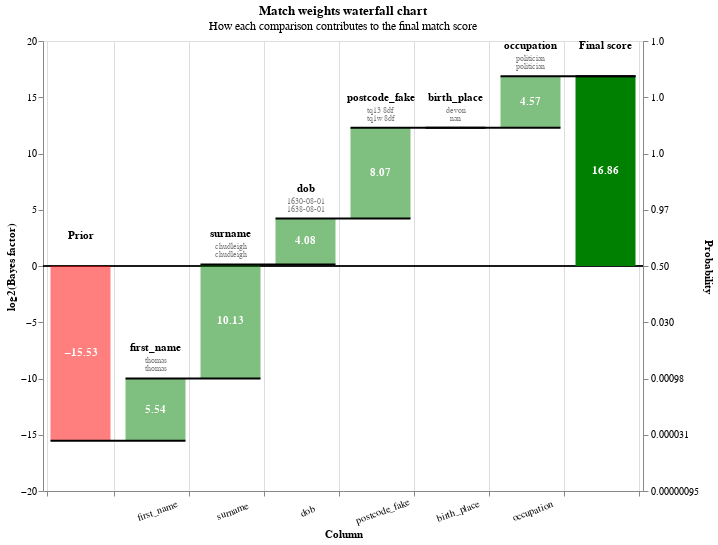

The code cell stored with this chart in its notebook:
### Markdown cell above
You can also view rows in this dataset as a waterfall chart as follows:

### Code cell
from splink.charts import waterfall_chart
records_to_plot = df_e.to_dict(orient="records")
linker.waterfall_chart(records_to_plot, filter_nulls=False)

### Figure 1 — Vega-Lite specification as saved in the notebook (floating-point values rounded to 4 significant figures)
{"$schema": "https://vega.github.io/schema/vega-lite/v5.2.0.json", "config": {"view": {"continuousHeight": 300, "continuousWidth": 400}}, "data": {"values": [{"bar_sort_order": 0, "bayes_factor": 2.107e-05, "bayes_factor_description": null, "column_name": "Prior", "comparison_vector_value": null, "label_for_charts": "Starting match weight (prior)", "log2_bayes_factor": -15.53, "m_probability": null, "record_number": 0, "sql_condition": null, "term_frequency_adjustment": null, "u_probability": null, "value_l": "", "value_r": ""}, {"bar_sort_order": 1, "bayes_factor": 46.54, "bayes_factor_description": "If comparison level is `exact match` then comparison is 46.54 times more likely to be a match", "column_name": "first_name", "comparison_vector_value": 3, "label_for_charts": "Exact match", "log2_bayes_factor": 5.541, "m_probability": 0.5558, "record_number": 0, "sql_condition": "first_name_l = first_name_r", "term_frequency_adjustment": false, "u_probability": 0.01194, "value_l": "thomas", "value_r": "thomas"}, {"bar_sort_order": 2, "bayes_factor": 1124.0, "bayes_factor_description": "If comparison level is `exact match` then comparison is 1,123.87 times more likely to be a match", "column_name": "surname", "comparison_vector_value": 3, "label_for_charts": "Exact match", "log2_bayes_factor": 10.13, "m_probability": 0.7874, "record_number": 0, "sql_condition": "surname_l = surname_r", "term_frequency_adjustment": false, "u_probability": 0.0007007, "value_l": "chudleigh", "value_r": "chudleigh"}, {"bar_sort_order": 3, "bayes_factor": 16.88, "bayes_factor_description": "If comparison level is `levenshtein <= 1` then comparison is 16.88 times more likely to be a match", "column_name": "dob", "comparison_vector_value": 2, "label_for_charts": "levenshtein <= 1", "log2_bayes_factor": 4.078, "m_probability": 0.3379, "record_number": 0, "sql_condition": "levenshtein(dob_l, dob_r) <= 1", "term_frequency_adjustment": false, "u_probability": 0.02001, "value_l": "1630-08-01", "value_r": "1638-08-01"}, {"bar_sort_order": 4, "bayes_factor": 268.6, "bayes_factor_description": "If comparison level is `levenshtein <= 2` then comparison is 268.56 times more likely to be a match", "column_name": "postcode_fake", "comparison_vector_value": 1, "label_for_charts": "levenshtein <= 2", "log2_bayes_factor": 8.069, "m_probability": 0.1421, "record_number": 0, "sql_condition": "levenshtein(postcode_fake_l, postcode_fake_r) <= 2", "term_frequency_adjustment": false, "u_probability": 0.000529, "value_l": "tq13 8df", "value_r": "tq1w 8df"}, {"bar_sort_order": 5, "bayes_factor": 1, "bayes_factor_description": "If comparison level is `null` then comparison is 1.00 times more likely to be a match", "column_name": "birth_place", "comparison_vector_value": -1, "label_for_charts": "Null", "log2_bayes_factor": 0, "m_probability": null, "record_number": 0, "sql_condition": "birth_place_l IS NULL OR birth_place_r IS NULL", "term_frequency_adjustment": false, "u_probability": null, "value_l": "devon", "value_r": "nan"}, {"bar_sort_order": 6, "bayes_factor": 23.76, "bayes_factor_description": "If comparison level is `exact match` then comparison is 23.76 times more likely to be a match", "column_name": "occupation", "comparison_vector_value": 1, "label_for_charts": "Exact match", "log2_bayes_factor": 4.571, "m_probability": 0.9013, "record_number": 0, "sql_condition": "occupation_l = occupation_r", "term_frequency_adjustment": false, "u_probability": 0.03792, "value_l": "politician", "value_r": "politician"}, {"bar_sort_order": 7, "bayes_factor": 118800.0, "bayes_factor_description": null, "column_name": "Final score", "comparison_vector_value": null, "label_for_charts": "Final score", "log2_bayes_factor": 16.86, "m_probability": null, "record_number": 0, "sql_condition": null, "term_frequency_adjustment": null, "u_probability": null, "value_l": "", "value_r": ""}, {"bar_sort_order": 0, "bayes_factor": 2.107e-05, "bayes_factor_description": null, "column_name": "Prior", "comparison_vector_value": null, "label_for_charts": "Starting match weight (prior)", "log2_bayes_factor": -15.53, "m_probability": null, "record_number": 1, "sql_condition": null, "term_frequency_adjustment": null, "u_probability": null, "value_l": "", "value_r": ""}, {"bar_sort_order": 1, "bayes_factor": 46.54, "bayes_factor_description": "If comparison level is `exact match` then comparison is 46.54 times more likely to be a match", "column_name": "first_name", "comparison_vector_value": 3, "label_for_charts": "Exact match", "log2_bayes_factor": 5.541, "m_probability": 0.5558, "record_number": 1, "sql_condition": "first_name_l = first_name_r", "term_frequency_adjustment": false, "u_probability": 0.01194, "value_l": "thomas", "value_r": "thomas"}, {"bar_sort_order": 2, "bayes_factor": 1124.0, "bayes_factor_description": "If comparison level is `exact match` then comparison is 1,123.87 times more likely to be a match", "column_name": "surname", "comparison_vector_value": 3, "label_for_charts": "Exact match", "log2_bayes_factor": 10.13, "m_probability": 0.7874, "record_number": 1, "sql_condition": "surname_l = surname_r", "term_frequency_adjustment": false, "u_probability": 0.0007007, "value_l": "chudleigh", "value_r": "chudleigh"}, {"bar_sort_order": 3, "bayes_factor": 1, "bayes_factor_description": "If comparison level is `null` then comparison is 1.00 times more likely to be a match", "column_name": "dob", "comparison_vector_value": -1, "label_for_charts": "Null", "log2_bayes_factor": 0, "m_probability": null, "record_number": 1, "sql_condition": "dob_l IS NULL OR dob_r IS NULL", "term_frequency_adjustment": false, "u_probability": null, "value_l": "nan", "value_r": "1638-08-01"}, {"bar_sort_order": 4, "bayes_factor": 0.173, "bayes_factor_description": "If comparison level is `all other comparisons` then comparison is  5.78 times less likely to be a match", "column_name": "postcode_fake", "comparison_vector_value": 0, "label_for_charts": "All other comparisons", "log2_bayes_factor": -2.532, "m_probability": 0.1728, "record_number": 1, "sql_condition": "ELSE", "term_frequency_adjustment": false, "u_probability": 0.9993, "value_l": "tq13 8jr", "value_r": "tq1w 8df"}, {"bar_sort_order": 5, "bayes_factor": 1, "bayes_factor_description": "If comparison level is `null` then comparison is 1.00 times more likely to be a match", "column_name": "birth_place", "comparison_vector_value": -1, "label_for_charts": "Null", "log2_bayes_factor": 0, "m_probability": null, "record_number": 1, "sql_condition": "birth_place_l IS NULL OR birth_place_r IS NULL", "term_frequency_adjustment": false, "u_probability": null, "value_l": "devon", "value_r": "nan"}, {"bar_sort_order": 6, "bayes_factor": 23.76, "bayes_factor_description": "If comparison level is `exact match` then comparison is 23.76 times more likely to be a match", "column_name": "occupation", "comparison_vector_value": 1, "label_for_charts": "Exact match", "log2_bayes_factor": 4.571, "m_probability": 0.9013, "record_number": 1, "sql_condition": "occupation_l = occupation_r", "term_frequency_adjustment": false, "u_probability": 0.03792, "value_l": "politician", "value_r": "politician"}, {"bar_sort_order": 7, "bayes_factor": 4.53, "bayes_factor_description": null, "column_name": "Final score", "comparison_vector_value": null, "label_for_charts": "Final score", "log2_bayes_factor": 2.18, "m_probability": null, "record_number": 1, "sql_condition": null, "term_frequency_adjustment": null, "u_probability": null, "value_l": "", "value_r": ""}, {"bar_sort_order": 0, "bayes_factor": 2.107e-05, "bayes_factor_description": null, "column_name": "Prior", "comparison_vector_value": null, "label_for_charts": "Starting match weight (prior)", "log2_bayes_factor": -15.53, "m_probability": null, "record_number": 2, "sql_condition": null, "term_frequency_adjustment": null, "u_probability": null, "value_l": "", "value_r": ""}, {"bar_sort_order": 1, "bayes_factor": 46.54, "bayes_factor_description": "If comparison level is `exact match` then comparison is 46.54 times more likely to be a match", "column_name": "first_name", "comparison_vector_value": 3, "label_for_charts": "Exact match", "log2_bayes_factor": 5.541, "m_probability": 0.5558, "record_number": 2, "sql_condition": "first_name_l = first_name_r", "term_frequency_adjustment": false, "u_probability": 0.01194, "value_l": "frank", "value_r": "frank"}, {"bar_sort_order": 2, "bayes_factor": 1124.0, "bayes_factor_description": "If comparison level is `exact match` then comparison is 1,123.87 times more likely to be a match", "column_name": "surname", "comparison_vector_value": 3, "label_for_charts": "Exact match", "log2_bayes_factor": 10.13, "m_probability": 0.7874, "record_number": 2, "sql_condition": "surname_l = surname_r", "term_frequency_adjustment": false, "u_probability": 0.0007007, "value_l": "brightman", "value_r": "brightman"}, {"bar_sort_order": 3, "bayes_factor": 293.4, "bayes_factor_description": "If comparison level is `exact match` then comparison is 293.42 times more likely to be a match", "column_name": "dob", "comparison_vector_value": 3, "label_for_charts": "Exact match", "log2_bayes_factor": 8.197, "m_probability": 0.6098, "record_number": 2, "sql_condition": "dob_l = dob_r", "term_frequency_adjustment": false, "u_probability": 0.002078, "value_l": "1856-06-18", "value_r": "1856-06-18"}, {"bar_sort_order": 4, "bayes_factor": 4697.0, "bayes_factor_description": "If comparison level is `exact match` then comparison is 4,697.46 times more likely to be a match", "column_name": "postcode_fake", "comparison_vector_value": 2, "label_for_charts": "Exact match", "log2_bayes_factor": 12.2, "m_probability": 0.6851, "record_number": 2, "sql_condition": "postcode_fake_l = postcode_fake_r", "term_frequency_adjustment": false, "u_probability": 0.0001458, "value_l": "bs2 0el", "value_r": "bs2 0el"}, {"bar_sort_order": 5, "bayes_factor": 0.1625, "bayes_factor_description": "If comparison level is `all other comparisons` then comparison is  6.15 times less likely to be a match", "column_name": "birth_place", "comparison_vector_value": 0, "label_for_charts": "All other comparisons", "log2_bayes_factor": -2.622, "m_probability": 0.1617, "record_number": 2, "sql_condition": "ELSE", "term_frequency_adjustment": false, "u_probability": 0.9949, "value_l": "bristol", "value_r": "bristol, city of"}, {"bar_sort_order": 6, "bayes_factor": 23.76, "bayes_factor_description": "If comparison level is `exact match` then comparison is 23.76 times more likely to be a match", "column_name": "occupation", "comparison_vector_value": 1, "label_for_charts": "Exact match", "log2_bayes_factor": 4.571, "m_probability": 0.9013, "record_number": 2, "sql_condition": "occupation_l = occupation_r", "term_frequency_adjustment": false, "u_probability": 0.03792, "value_l": "liturgist", "value_r": "liturgist"}, {"bar_sort_order": 7, "bayes_factor": 5866000.0, "bayes_factor_description": null, "column_name": "Final score", "comparison_vector_value": null, "label_for_charts": "Final score", "log2_bayes_factor": 22.48, "m_probability": null, "record_number": 2, "sql_condition": null, "term_frequency_adjustment": null, "u_probability": null, "value_l": "", "value_r": ""}, {"bar_sort_order": 0, "bayes_factor": 2.107e-05, "bayes_factor_description": null, "column_name": "Prior", "comparison_vector_value": null, "label_for_charts": "Starting match weight (prior)", "log2_bayes_factor": -15.53, "m_probability": null, "record_number": 3, "sql_condition": null, "term_frequency_adjustment": null, "u_probability": null, "value_l": "", "value_r": ""}, {"bar_sort_order": 1, "bayes_factor": 46.54, "bayes_factor_description": "If comparison level is `exact match` then comparison is 46.54 times more likely to be a match", "column_name": "first_name", "comparison_vector_value": 3, "label_for_charts": "Exact match", "log2_bayes_factor": 5.541, "m_probability": 0.5558, "record_number": 3, "sql_condition": "first_name_l = first_name_r", "term_frequency_adjustment": false, "u_probability": 0.01194, "value_l": "frank", "value_r": "frank"}, {"bar_sort_order": 2, "bayes_factor": 1124.0, "bayes_factor_description": "If comparison level is `exact match` then comparison is 1,123.87 times more likely to be a match", "column_name": "surname", "comparison_vector_value": 3, "label_for_charts": "Exact match", "log2_bayes_factor": 10.13, "m_probability": 0.7874, "record_number": 3, "sql_condition": "surname_l = surname_r", "term_frequency_adjustment": false, "u_probability": 0.0007007, "value_l": "brightman", "value_r": "brightman"}, {"bar_sort_order": 3, "bayes_factor": 293.4, "bayes_factor_description": "If comparison level is `exact match` then comparison is 293.42 times more likely to be a match", "column_name": "dob", "comparison_vector_value": 3, "label_for_charts": "Exact match", "log2_bayes_factor": 8.197, "m_probability": 0.6098, "record_number": 3, "sql_condition": "dob_l = dob_r", "term_frequency_adjustment": false, "u_probability": 0.002078, "value_l": "1856-06-18", "value_r": "1856-06-18"}, {"bar_sort_order": 4, "bayes_factor": 4697.0, "bayes_factor_description": "If comparison level is `exact match` then comparison is 4,697.46 times more likely to be a match", "column_name": "postcode_fake", "comparison_vector_value": 2, "label_for_charts": "Exact match", "log2_bayes_factor": 12.2, "m_probability": 0.6851, "record_number": 3, "sql_condition": "postcode_fake_l = postcode_fake_r", "term_frequency_adjustment": false, "u_probability": 0.0001458, "value_l": "bs2 0el", "value_r": "bs2 0el"}, {"bar_sort_order": 5, "bayes_factor": 0.1625, "bayes_factor_description": "If comparison level is `all other comparisons` then comparison is  6.15 times less likely to be a match", "column_name": "birth_place", "comparison_vector_value": 0, "label_for_charts": "All other comparisons", "log2_bayes_factor": -2.622, "m_probability": 0.1617, "record_number": 3, "sql_condition": "ELSE", "term_frequency_adjustment": false, "u_probability": 0.9949, "value_l": "bristol", "value_r": "bristol, city of"}, {"bar_sort_order": 6, "bayes_factor": 23.76, "bayes_factor_description": "If comparison level is `exact match` then comparison is 23.76 times more likely to be a match", "column_name": "occupation", "comparison_vector_value": 1, "label_for_charts": "Exact match", "log2_bayes_factor": 4.571, "m_probability": 0.9013, "record_number": 3, "sql_condition": "occupation_l = occupation_r", "term_frequency_adjustment": false, "u_probability": 0.03792, "value_l": "liturgist", "value_r": "liturgist"}, {"bar_sort_order": 7, "bayes_factor": 5866000.0, "bayes_factor_description": null, "column_name": "Final score", "comparison_vector_value": null, "label_for_charts": "Final score", "log2_bayes_factor": 22.48, "m_probability": null, "record_number": 3, "sql_condition": null, "term_frequency_adjustment": null, "u_probability": null, "value_l": "", "value_r": ""}, {"bar_sort_order": 0, "bayes_factor": 2.107e-05, "bayes_factor_description": null, "column_name": "Prior", "comparison_vector_value": null, "label_for_charts": "Starting match weight (prior)", "log2_bayes_factor": -15.53, "m_probability": null, "record_number": 4, "sql_condition": null, "term_frequency_adjustment": null, "u_probability": null, "value_l": "", "value_r": ""}, {"bar_sort_order": 1, "bayes_factor": 46.54, "bayes_factor_description": "If comparison level is `exact match` then comparison is 46.54 times more likely to be a match", "column_name": "first_name", "comparison_vector_value": 3, "label_for_charts": "Exact match", "log2_bayes_factor": 5.541, "m_probability": 0.5558, "record_number": 4, "sql_condition": "first_name_l = first_name_r", "term_frequency_adjustment": false, "u_probability": 0.01194, "value_l": "francis", "value_r": "francis"}, {"bar_sort_order": 2, "bayes_factor": 1124.0, "bayes_factor_description": "If comparison level is `exact match` then comparison is 1,123.87 times more likely to be a match", "column_name": "surname", "comparison_vector_value": 3, "label_for_charts": "Exact match", "log2_bayes_factor": 10.13, "m_probability": 0.7874, "record_number": 4, "sql_condition": "surname_l = surname_r", "term_frequency_adjustment": false, "u_probability": 0.0007007, "value_l": "brightman", "value_r": "brightman"}, {"bar_sort_order": 3, "bayes_factor": 16.88, "bayes_factor_description": "If comparison level is `levenshtein <= 1` then comparison is 16.88 times more likely to be a match", "column_name": "dob", "comparison_vector_value": 2, "label_for_charts": "levenshtein <= 1", "log2_bayes_factor": 4.078, "m_probability": 0.3379, "record_number": 4, "sql_condition": "levenshtein(dob_l, dob_r) <= 1", "term_frequency_adjustment": false, "u_probability": 0.02001, "value_l": "1856-06-18", "value_r": "1856-86-18"}, {"bar_sort_order": 4, "bayes_factor": 0.173, "bayes_factor_description": "If comparison level is `all other comparisons` then comparison is  5.78 times less likely to be a match", "column_name": "postcode_fake", "comparison_vector_value": 0, "label_for_charts": "All other comparisons", "log2_bayes_factor": -2.532, "m_probability": 0.1728, "record_number": 4, "sql_condition": "ELSE", "term_frequency_adjustment": false, "u_probability": 0.9993, "value_l": "bs2 0el", "value_r": "cf83 4jg"}, {"bar_sort_order": 5, "bayes_factor": 1, "bayes_factor_description": "If comparison level is `null` then comparison is 1.00 times more likely to be a match", "column_name": "birth_place", "comparison_vector_value": -1, "label_for_charts": "Null", "log2_bayes_factor": 0, "m_probability": null, "record_number": 4, "sql_condition": "birth_place_l IS NULL OR birth_place_r IS NULL", "term_frequency_adjustment": false, "u_probability": null, "value_l": "nan", "value_r": "bristol, city of"}, {"bar_sort_order": 6, "bayes_factor": 23.76, "bayes_factor_description": "If comparison level is `exact match` then comparison is 23.76 times more likely to be a match", "column_name": "occupation", "comparison_vector_value": 1, "label_for_charts": "Exact match", "log2_bayes_factor": 4.571, "m_probability": 0.9013, "record_number": 4, "sql_condition": "occupation_l = occupation_r", "term_frequency_adjustment": false, "u_probability": 0.03792, "value_l": "liturgist", "value_r": "liturgist"}, {"bar_sort_order": 7, "bayes_factor": 76.49, "bayes_factor_description": null, "column_name": "Final score", "comparison_vector_value": null, "label_for_charts": "Final score", "log2_bayes_factor": 6.257, "m_probability": null, "record_number": 4, "sql_condition": null, "term_frequency_adjustment": null, "u_probability": null, "value_l": "", "value_r": ""}]}, "height": 450, "layer": [{"layer": [{"encoding": {"color": {"value": "black"}, "size": {"value": 0.5}, "y": {"field": "zero", "type": "quantitative"}}, "mark": "rule"}, {"encoding": {"color": {"condition": {"test": "(datum.log2_bayes_factor < 0)", "value": "red"}, "value": "green"}, "opacity": {"condition": {"test": "datum.column_name == 'Prior match weight' || datum.column_name == 'Final score'", "value": 1}, "value": 0.5}, "tooltip": [{"field": "column_name", "title": "Comparison column", "type": "nominal"}, {"field": "value_l", "title": "Value (L)", "type": "nominal"}, {"field": "value_r", "title": "Value (R)", "type": "nominal"}, {"field": "label_for_charts", "title": "Label", "type": "ordinal"}, {"field": "sql_condition", "title": "SQL condition", "type": "nominal"}, {"field": "comparison_vector_value", "title": "Comparison vector value", "type": "nominal"}, {"field": "bayes_factor", "format": ",.4f", "title": "Bayes factor = m/u", "type": "quantitative"}, {"field": "log2_bayes_factor", "format": ",.4f", "title": "Match weight = log2(m/u)", "type": "quantitative"}, {"field": "prob", "format": ".4f", "title": "Adjusted match score", "type": "quantitative"}, {"field": "bayes_factor_description", "title": "Match weight description", "type": "nominal"}], "x": {"axis": {"grid": true, "labelAlign": "center", "labelAngle": -20, "labelExpr": "datum.value == 'Prior' || datum.value == 'Final score' ? '' : datum.value", "labelPadding": 10, "tickBand": "extent", "title": "Column"}, "field": "column_name", "sort": {"field": "bar_sort_order", "order": "ascending"}, "type": "nominal"}, "y": {"axis": {"grid": false, "orient": "left", "title": "log2(Bayes factor)"}, "field": "previous_sum", "type": "quantitative"}, "y2": {"field": "sum"}}, "mark": {"type": "bar", "width": 60}}, {"encoding": {"color": {"value": "white"}, "text": {"condition": {"field": "log2_bayes_factor", "format": ".2f", "test": "abs(datum.log2_bayes_factor) > 1", "type": "nominal"}, "value": ""}, "x": {"axis": {"labelAngle": 0, "title": "Column"}, "field": "column_name", "sort": {"field": "bar_sort_order", "order": "ascending"}, "type": "nominal"}, "y": {"axis": {"orient": "left"}, "field": "center", "type": "quantitative"}}, "mark": {"fontWeight": "bold", "type": "text"}}, {"encoding": {"color": {"value": "black"}, "text": {"field": "column_name", "type": "nominal"}, "x": {"axis": {"labelAngle": 0, "title": "Column"}, "field": "column_name", "sort": {"field": "bar_sort_order", "order": "ascending"}, "type": "nominal"}, "y": {"field": "sum_top", "type": "quantitative"}}, "mark": {"baseline": "bottom", "dy": -25, "fontWeight": "bold", "type": "text"}}, {"encoding": {"color": {"value": "grey"}, "text": {"field": "value_l", "type": "nominal"}, "x": {"axis": {"labelAngle": 0, "title": "Column"}, "field": "column_name", "sort": {"field": "bar_sort_order", "order": "ascending"}, "type": "nominal"}, "y": {"field": "sum_top", "type": "quantitative"}}, "mark": {"baseline": "bottom", "dy": -13, "fontSize": 8, "type": "text"}}, {"encoding": {"color": {"value": "grey"}, "text": {"field": "value_r", "type": "nominal"}, "x": {"axis": {"labelAngle": 0, "title": "Column"}, "field": "column_name", "sort": {"field": "bar_sort_order", "order": "ascending"}, "type": "nominal"}, "y": {"field": "sum_top", "type": "quantitative"}}, "mark": {"baseline": "bottom", "dy": -5, "fontSize": 8, "type": "text"}}]}, {"encoding": {"x": {"axis": {"labelAngle": 0, "title": "Column"}, "field": "column_name", "sort": {"field": "bar_sort_order", "order": "ascending"}, "type": "nominal"}, "x2": {"field": "lead"}, "y": {"axis": {"labelExpr": "format(1 / (1 + pow(2, -1*datum.value)), '.2r')", "orient": "right", "title": "Probability"}, "field": "sum", "scale": {"zero": false}, "type": "quantitative"}}, "mark": {"color": "black", "strokeWidth": 2, "type": "rule", "x2Offset": 30, "xOffset": -30}}], "params": [{"bind": {"input": "range", "max": 4, "min": 0, "step": 1}, "description": "Filter by the interation number", "name": "record_number", "value": 0}], "resolve": {"axis": {"y": "independent"}}, "title": {"subtitle": "How each comparison contributes to the final match score", "text": "Match weights waterfall chart"}, "transform": [{"filter": "(datum.record_number == record_number)"}, {"frame": [null, 0], "window": [{"as": "sum", "field": "log2_bayes_factor", "op": "sum"}, {"as": "lead", "field": "column_name", "op": "lead"}]}, {"as": "sum", "calculate": "datum.column_name === \"Final score\" ? datum.sum - datum.log2_bayes_factor : datum.sum"}, {"as": "lead", "calculate": "datum.lead === null ? datum.column_name : datum.lead"}, {"as": "previous_sum", "calculate": "datum.column_name === \"Final score\" || datum.column_name === \"Prior match weight\" ? 0 : datum.sum - datum.log2_bayes_factor"}, {"as": "top_label", "calculate": "datum.sum > datum.previous_sum ? datum.column_name : \"\""}, {"as": "bottom_label", "calculate": "datum.sum < datum.previous_sum ? datum.column_name : \"\""}, {"as": "sum_top", "calculate": "datum.sum > datum.previous_sum ? datum.sum : datum.previous_sum"}, {"as": "sum_bottom", "calculate": "datum.sum < datum.previous_sum ? datum.sum : datum.previous_sum"}, {"as": "center", "calculate": "(datum.sum + datum.previous_sum) / 2"}, {"as": "text_log2_bayes_factor", "calculate": "(datum.log2_bayes_factor > 0 ? \"+\" : \"\") + datum.log2_bayes_factor"}, {"as": "dy", "calculate": "datum.sum < datum.previous_sum ? 4 : -4"}, {"as": "baseline", "calculate": "datum.sum < datum.previous_sum ? \"top\" : \"bottom\""}, {"as": "prob", "calculate": "1. / (1 + pow(2, -1.*datum.sum))"}, {"as": "zero", "calculate": "0*datum.sum"}], "width": {"step": 75}}
